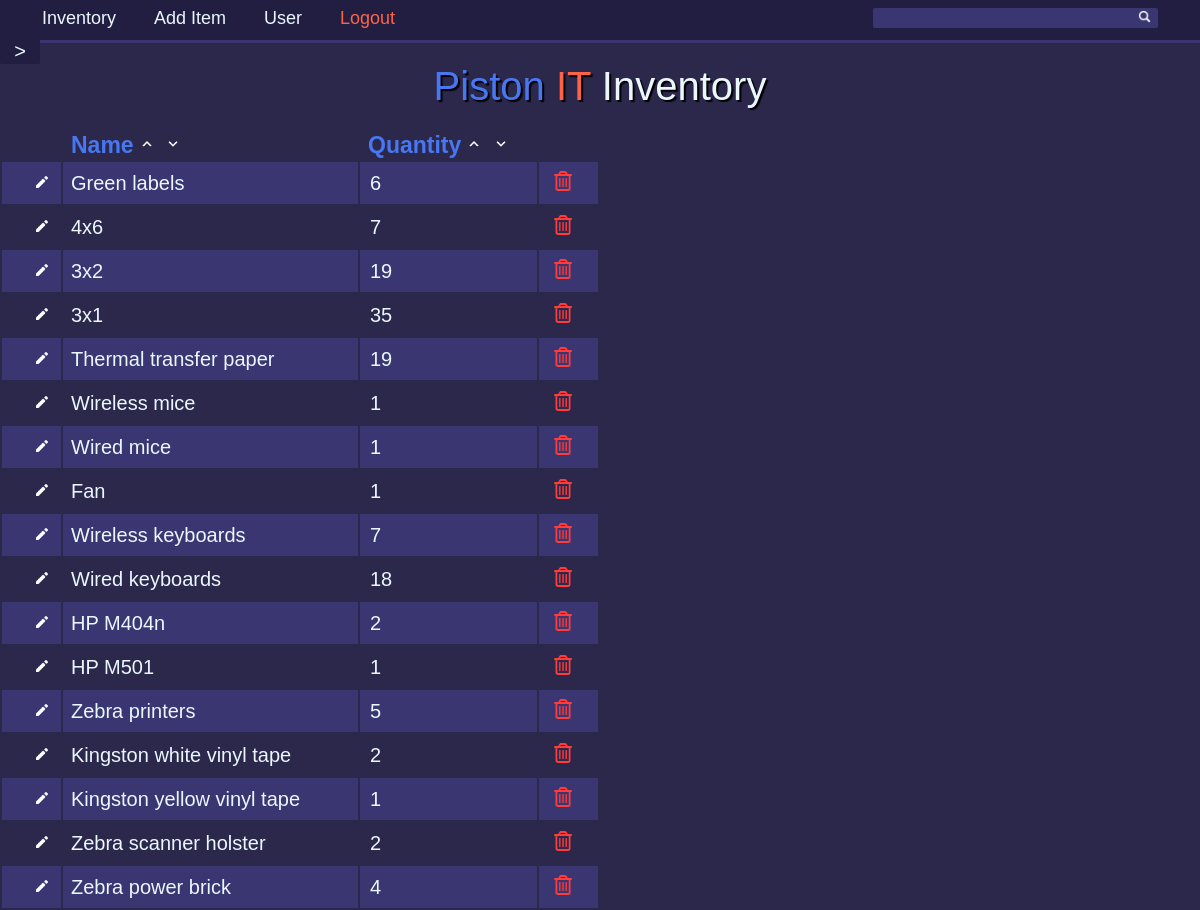
Page /partial (upper part) on the earlier database version.
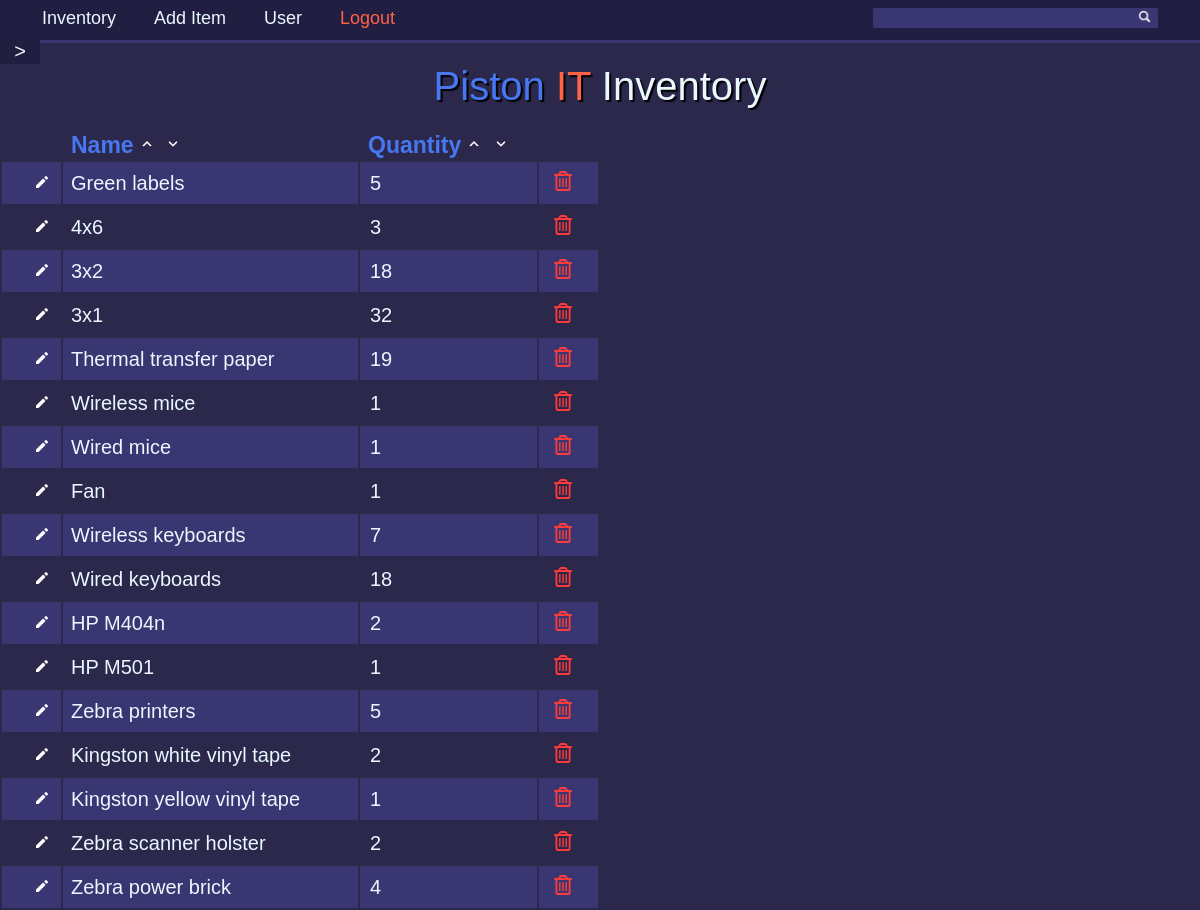
Same page on the later database version.
### tables this page shows
CREATE TABLE item(
    name TEXT NOT NULL PRIMARY KEY,
    quantity INTEGER,
    description TEXT,
    date updated TEXT NOT NULL
    , location TEXT, alert INTEGER);

### app.py (the view)
@app.route('/partial', methods=["GET", "POST"])
def partial():
    conn = get_db_connection()
    cursor = conn.cursor()
    data = cursor.execute('SELECT name, quantity, alert FROM item').fetchall()
    return render_template("small.html", data=data)

### app.py (called while the page is built)
def get_db_connection():
    conn = sqlite3.connect('inventory.db')
    conn.row_factory = sqlite3.Row
    db_func.create_db()
    return conn

### db_func.py (called while the page is built)
def create_db():
    global conn, cursor
    dbName = 'inventory.db'
    try:
        conn = sqlite3.connect(dbName)
        cursor = conn.cursor()
        print("Database created!")
    except Exception as e:
        print("Something bad happened: ", e)
        if conn:
            conn.close()
    create_query = '''CREATE TABLE IF NOT EXISTS item(
    name TEXT NOT NULL PRIMARY KEY,
    quantity INTEGER,
    description TEXT,
    date TEXT NOT NULL
    );
    '''
    create_login = '''CREATE TABLE IF NOT EXISTS login(
        username TEXT NOT NULL PRIMARY KEY,
        password TEXT NOT NULL
        );
        '''
    cursor.execute(create_query)
    cursor.execute(create_login)
    print("Table created!")
    print("Login created!")

### templates/small.html (shortened to what this page needs)
<!DOCTYPE html>
<head>
<link rel="stylesheet" type="text/css" href="static/style.css">
</head>
<html>
    <body>
        <div id="nav-bar">
            <div id="container_nav">
                    <a id="nav" href="/home">Inventory</a>
                    <a id="nav" href="/add">Add Item</a>
                    <a id="nav" href="/user">User</a>
                    <a id="nav-logout" href="/">Logout</a>
                <div id="search_container" float="right">
                    <form action="{{ url_for("home")}}" method="post">
                    <input type="text" autocomplete="off" id="locate" name="fname">
                    <button class="enter" type="submit"><img src="static/search.png" alt=""></button>
                    </form>
                </div>
            </div>
        </div>
        <div id="line"></div>
        <div class="select">
            <button class="dropbtn">></button>
        </div>
        <div class="title">
            <a id="piston">Piston</a> <a id="IT">IT</a> Inventory
        </div>
        <div id="table_container">
            <table id="myTable" style="width:50%">
                <tr>
                    <th width="10%" align="left"></th>
                    <th width="50%" align="left">Name<div>
                        <div><form action="{{ url_for("sort_desc")}}" method="post">
                        <button class="arrow" type="submit"><img src="static/up.png" alt=""></button></form></div>
                        <div><form action="{{ url_for("sort_asc")}}" method="post">
                        <button class="arrow" type="submit"><img src="static/down.png" alt=""></button></form></div></div>
                    </th>
                    <th width="30%" align="left">Quantity<div>
                        <div><form action="{{ url_for("sort_desc")}}" method="post">
                        <button class="arrow" type="submit"><img src="static/up.png" alt=""></button></form></div>
                        <div><form action="{{ url_for("sort_asc")}}" method="post">
                        <button class="arrow" type="submit"><img src="static/down.png" alt=""></button></form></div></div>
                    </th>
                </tr>
                {%for item in data%}
                <tr class="data_row">
                    <form action="{{ url_for("edit")}}" method="post">
                    <td width="10%" align="right"><button class="edit" id="count" type="submit"><img src="static/edit_icon.png" alt=""></button></td>
                    <form id="name" method="post">
                    <td width="50%"><input type="hidden" name="name" value="{{ item[0] }}">{{ item[0] }}</td></form></form>
                    <td width="30%" display="inline-block" id="quantity" data-quantity="{{ item[1] }}">
                        <form action="/update_q_p" method="post">
                        <input type="text" autocomplete="off" class="d_q" name="d_q" placeholder="{{ item[1] }}"></td></form>
                    <form action="{{ url_for("delete")}}" method="post">
                    <td width="auto" align="left"><button class="delete" type="submit"><img src="static/trash.png" alt=""></button></td></form>
                </tr>
                {%endfor%}
            </table>
        </div>
    </body>
</html>

### static/style.css (style rules this page uses)
body { background-color: #2b284c; font-family: 'Trebuchet MS', 'Lucida Sans Unicode', 'Lucida Grande', 'Lucida Sans', Arial, sans-serif; color: #ebf7ff; margin: 0; }
.title { font-size: 40px; text-align: center; margin-bottom: 20px; text-shadow: 2px 2px 1px #000000; }
.select { position: relative; font-family: 'Trebuchet MS', 'Lucida Sans Unicode', 'Lucida Grande', 'Lucida Sans', Arial, sans-serif; font-size: 0; margin-top: -2%; width: fit-content; display: block; }
.dropbtn { margin: none; background-color: #211e42; color: #ebf7ff; position: relative; border: none; font-family: 'Trebuchet MS', 'Lucida Sans Unicode', 'Lucida Grande', 'Lucida Sans', Arial, sans-serif; font-size: 20px; width: 40px; }
#locate { border-radius: 2px; border: none; height: 17px; width: 250px; background-color: transparent; color: #ebf7ff; font-size: 15px; font-family: 'Trebuchet MS', 'Lucida Sans Unicode', 'Lucida Grande', 'Lucida Sans', Arial, sans-serif; }
#search_container { float: right; margin: none; padding: none; background-color: #3a3671; border-radius: 2px; }
table { font-size: 20px; }
button { background: #3e4568; font-family: 'Trebuchet MS', 'Lucida Sans Unicode', 'Lucida Grande', 'Lucida Sans', Arial, sans-serif; cursor: pointer; color: #ebf7ff; border-radius: 2px; box-shadow: none; border: none; transition-duration: .5s; }
.edit { background-color: transparent; margin-right: 5px; border: none; margin-left: 0; transition-duration: .75s; }
.edit img { height: 15px; width: auto; margin: 0; }
.delete { background-color: transparent; margin: none; padding: none; }
.delete img { height: 20px; width: auto; }
#piston { color: rgb(72, 120, 241); }
#IT { color: tomato; }
#nav { color: #ebf7ff; margin: none; padding: none; margin-right: 3%; font-size: 18px; text-decoration: none; transition-duration: .5s; vertical-align: middle; }
#nav-logout { color: tomato; margin: none; padding: none; margin-right: 3%; font-size: 18px; text-decoration: none; transition-duration: .5s; vertical-align: middle; }
#nav-bar { background-color: #211e42; height: 40px; }
#container_nav { padding-top: 8px; padding-bottom: 5px; margin-left: 3.5%; margin-right: 3.5%; }
#line { height: 3px; width: auto; background-color: #3a3671; margin-bottom: 20px; }
.d_q { color: #ebf7ff; background-color: transparent; border: none; font-family: 'Trebuchet MS', 'Lucida Sans Unicode', 'Lucida Grande', 'Lucida Sans', Arial, sans-serif; font-size: 20px; width: 95%; }
.d_q::placeholder { color: #ebf7ff; }
tr th { color: rgb(72, 120, 241); font-size: 23px; padding-left: 8px; }
tr th div { display: inline-block; padding-left: 2px; }
tr:nth-of-type(even) { background-color: #3a3671; }
td { padding-top: 8px; padding-bottom: 8px; padding-left: 8px; }
.arrow { background-color: transparent; padding: 0; margin: 0; transition-duration: .75s; }
.arrow img { height: 18px; width: auto; padding: 0; margin: 0; }
.enter { background-color: transparent; }
.enter img { height: 15px; width: auto; margin: none; padding: none; }

Differences in the rows shown:
changed item "Green labels": d_q "6" → "5"
changed item "4x6": quantity 7 → 3 (drawn); d_q "7" → "3"
changed item "3x2": d_q "19" → "18"
changed item "3x1": d_q "35" → "32"
